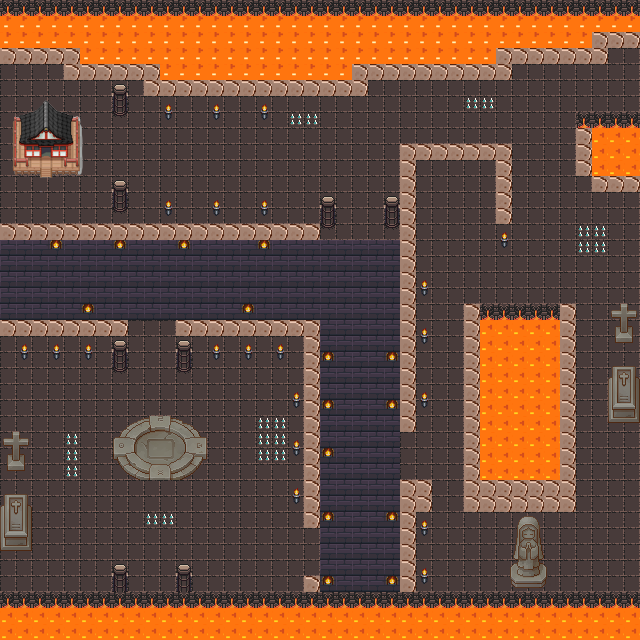

Tiled map render using the project's own tile images. Description and the map definition, with tile-layer contents summarised, below:
An orthogonal 40x40 tile map with 16x16 px tiles, 3 tile layers (BELOW_PLAYER_LAYER, OBJECT_LAYER, ABOVE_PLAYER_LAYER), 2 tilesets.

<map version="1.9" tiledversion="1.9.2" orientation="orthogonal" renderorder="right-down" width="40" height="40" tilewidth="16" tileheight="16" infinite="0" nextlayerid="5" nextobjectid="1">
 <editorsettings>
  <export target="map.json" format="json" />
 </editorsettings>
 <tileset firstgid="1" name="tiles" tilewidth="16" tileheight="16" tilecount="99" columns="11">
  <properties>
   <property name="collides" type="bool" value="false" />
  </properties>
  <image source="tileset.png" width="176" height="144" />
  <tile id="0">
   <properties>
    <property name="collides" type="bool" value="true" />
   </properties>
  </tile>
  <tile id="1">
   <properties>
    <property name="collides" type="bool" value="true" />
   </properties>
  </tile>
  <tile id="2">
   <properties>
    <property name="collides" type="bool" value="true" />
   </properties>
  </tile>
  <tile id="3">
   <properties>
    <property name="collides" type="bool" value="false" />
   </properties>
  </tile>
  <tile id="4">
   <properties>
    <property name="collides" type="bool" value="true" />
   </properties>
  </tile>
  <tile id="5">
   <properties>
    <property name="collides" type="bool" value="true" />
   </properties>
  </tile>
  <tile id="6">
   <properties>
    <property name="collides" type="bool" value="true" />
   </properties>
  </tile>
  <tile id="7">
   <properties>
    <property name="collides" type="bool" value="true" />
   </properties>
  </tile>
  <tile id="8">
   <properties>
    <property name="collides" type="bool" value="true" />
   </properties>
  </tile>
  <tile id="9">
   <properties>
    <property name="collides" type="bool" value="true" />
   </properties>
  </tile>
  <tile id="10">
   <properties>
    <property name="collides" type="bool" value="true" />
   </properties>
  </tile>
  <tile id="11">
   <properties>
    <property name="collides" type="bool" value="false" />
   </properties>
  </tile>
  <tile id="12">
   <properties>
    <property name="collides" type="bool" value="false" />
   </properties>
  </tile>
  <tile id="13">
   <properties>
    <property name="collides" type="bool" value="false" />
   </properties>
  </tile>
  <tile id="14">
   <properties>
    <property name="collides" type="bool" value="false" />
   </properties>
  </tile>
  <tile id="15">
   <properties>
    <property name="collides" type="bool" value="true" />
   </properties>
  </tile>
  <tile id="16">
   <properties>
    <property name="collides" type="bool" value="true" />
   </properties>
  </tile>
  <tile id="17">
   <properties>
    <property name="collides" type="bool" value="true" />
   </properties>
  </tile>
  <tile id="18">
   <properties>
    <property name="collides" type="bool" value="true" />
   </properties>
  </tile>
  <tile id="19">
   <properties>
    <property name="collides" type="bool" value="false" />
   </properties>
  </tile>
  <tile id="20">
   <properties>
    <property name="collides" type="bool" value="false" />
   </properties>
  </tile>
  <tile id="21">
   <properties>
    <property name="collides" type="bool" value="false" />
   </properties>
  </tile>
  <tile id="22">
   <properties>
    <property name="collides" type="bool" value="false" />
   </properties>
  </tile>
  <tile id="23">
   <properties>
    <property name="collides" type="bool" value="true" />
   </properties>
  </tile>
  <tile id="24">
   <properties>
    <property name="collides" type="bool" value="true" />
   </properties>
  </tile>
  <tile id="25">
   <properties>
    <property name="collides" type="bool" value="true" />
   </properties>
  </tile>
  <tile id="26">
   <properties>
    <property name="collides" type="bool" value="false" />
   </properties>
  </tile>
  <tile id="27">
   <properties>
    <property name="collides" type="bool" value="false" />
   </properties>
  </tile>
  <tile id="28">
   <properties>
    <property name="collides" type="bool" value="false" />
   </properties>
  </tile>
  <tile id="29">
   <properties>
    <property name="collides" type="bool" value="false" />
   </properties>
  </tile>
  <tile id="30">
   <properties>
    <property name="collides" type="bool" value="false" />
   </properties>
  </tile>
  <tile id="31">
   <properties>
    <property name="collides" type="bool" value="false" />
   </properties>
  </tile>
  <tile id="32">
   <properties>
    <property name="collides" type="bool" value="false" />
   </properties>
  </tile>
  <tile id="33">
   <properties>
    <property name="collides" type="bool" value="false" />
   </properties>
  </tile>
  <tile id="34">
   <properties>
    <property name="collides" type="bool" value="true" />
   </properties>
  </tile>
  <tile id="35">
   <properties>
    <property name="collides" type="bool" value="false" />
   </properties>
  </tile>
  <tile id="36">
   <properties>
    <property name="collides" type="bool" value="true" />
   </properties>
  </tile>
  <tile id="37">
   <properties>
    <property name="collides" type="bool" value="false" />
   </properties>
  </tile>
  <tile id="38">
   <properties>
    <property name="collides" type="bool" value="false" />
   </properties>
  </tile>
  <tile id="39">
   <properties>
    <property name="collides" type="bool" value="true" />
   </properties>
  </tile>
  <tile id="40">
   <properties>
    <property name="collides" type="bool" value="true" />
   </properties>
  </tile>
  <tile id="41">
   <properties>
    <property name="collides" type="bool" value="true" />
   </properties>
  </tile>
  <tile id="42">
   <properties>
    <property name="collides" type="bool" value="true" />
   </properties>
  </tile>
  <tile id="43">
   <properties>
    <property name="collides" type="bool" value="true" />
   </properties>
  </tile>
  <tile id="44">
   <properties>
    <property name="collides" type="bool" value="true" />
   </properties>
  </tile>
  <tile id="45">
   <properties>
    <property name="collides" type="bool" value="true" />
   </properties>
  </tile>
  <tile id="46">
   <properties>
    <property name="collides" type="bool" value="true" />
   </properties>
  </tile>
  <tile id="47">
   <properties>
    <property name="collides" type="bool" value="false" />
   </properties>
  </tile>
  <tile id="48">
   <properties>
    <property name="collides" type="bool" value="false" />
   </properties>
  </tile>
  <tile id="49">
   <properties>
    <property name="collides" type="bool" value="true" />
   </properties>
  </tile>
  <tile id="50">
   <properties>
    <property name="collides" type="bool" value="true" />
   </properties>
  </tile>
  <tile id="51">
   <properties>
    <property name="collides" type="bool" value="true" />
   </properties>
  </tile>
  <tile id="52">
   <properties>
    <property name="collides" type="bool" value="true" />
   </properties>
  </tile>
  <tile id="53">
   <properties>
    <property name="collides" type="bool" value="true" />
   </properties>
  </tile>
  <tile id="54">
   <properties>
    <property name="collides" type="bool" value="true" />
   </properties>
  </tile>
  <tile id="55">
   <properties>
    <property name="collides" type="bool" value="false" />
   </properties>
  </tile>
  <tile id="56">
   <properties>
    <property name="collides" type="bool" value="true" />
   </properties>
  </tile>
  <tile id="57">
   <properties>
    <property name="collides" type="bool" value="true" />
   </properties>
  </tile>
  <tile id="58">
   <properties>
    <property name="collides" type="bool" value="true" />
   </properties>
  </tile>
  <tile id="59">
   <properties>
    <property name="collides" type="bool" value="true" />
   </properties>
  </tile>
  <tile id="60">
   <properties>
    <property name="collides" type="bool" value="true" />
   </properties>
  </tile>
  <tile id="61">
   <properties>
    <property name="collides" type="bool" value="true" />
   </properties>
  </tile>
  <tile id="62">
   <properties>
    <property name="collides" type="bool" value="true" />
   </properties>
  </tile>
  <tile id="63">
   <properties>
    <property name="collides" type="bool" value="true" />
   </properties>
  </tile>
  <tile id="64">
   <properties>
    <property name="collides" type="bool" value="true" />
   </properties>
  </tile>
  <tile id="65">
   <properties>
    <property name="collides" type="bool" value="true" />
   </properties>
  </tile>
  <tile id="66">
   <properties>
    <property name="collides" type="bool" value="true" />
   </properties>
  </tile>
  <tile id="67">
   <properties>
    <property name="collides" type="bool" value="true" />
   </properties>
  </tile>
  <tile id="68">
   <properties>
    <property name="collides" type="bool" value="true" />
   </properties>
  </tile>
  <tile id="69">
   <properties>
    <property name="collides" type="bool" value="true" />
   </properties>
  </tile>
  <tile id="70">
   <properties>
    <property name="collides" type="bool" value="true" />
   </properties>
  </tile>
  <tile id="71">
   <properties>
    <property name="collides" type="bool" value="true" />
   </properties>
  </tile>
  <tile id="72">
   <properties>
    <property name="collides" type="bool" value="true" />
   </properties>
  </tile>
  <tile id="73">
   <properties>
    <property name="collides" type="bool" value="true" />
   </properties>
  </tile>
  <tile id="74">
   <properties>
    <property name="collides" type="bool" value="true" />
   </properties>
  </tile>
  <tile id="75">
   <properties>
    <property name="collides" type="bool" value="true" />
   </properties>
  </tile>
  <tile id="76">
   <properties>
    <property name="collides" type="bool" value="true" />
   </properties>
  </tile>
  <tile id="77">
   <properties>
    <property name="collides" type="bool" value="true" />
   </properties>
  </tile>
  <tile id="78">
   <properties>
    <property name="collides" type="bool" value="true" />
   </properties>
  </tile>
  <tile id="79">
   <properties>
    <property name="collides" type="bool" value="true" />
   </properties>
  </tile>
  <tile id="80">
   <properties>
    <property name="collides" type="bool" value="true" />
   </properties>
  </tile>
  <tile id="81">
   <properties>
    <property name="collides" type="bool" value="true" />
   </properties>
  </tile>
  <tile id="82">
   <properties>
    <property name="collides" type="bool" value="true" />
   </properties>
  </tile>
  <tile id="83">
   <properties>
    <property name="collides" type="bool" value="true" />
   </properties>
  </tile>
  <tile id="84">
   <properties>
    <property name="collides" type="bool" value="true" />
   </properties>
  </tile>
  <tile id="85">
   <properties>
    <property name="collides" type="bool" value="true" />
   </properties>
  </tile>
  <tile id="86">
   <properties>
    <property name="collides" type="bool" value="true" />
   </properties>
  </tile>
  <tile id="87">
   <properties>
    <property name="collides" type="bool" value="true" />
   </properties>
  </tile>
  <tile id="88">
   <properties>
    <property name="collides" type="bool" value="true" />
   </properties>
  </tile>
  <tile id="89">
   <properties>
    <property name="collides" type="bool" value="true" />
   </properties>
  </tile>
  <tile id="90">
   <properties>
    <property name="collides" type="bool" value="true" />
   </properties>
  </tile>
  <tile id="91">
   <properties>
    <property name="collides" type="bool" value="true" />
   </properties>
  </tile>
  <tile id="92">
   <properties>
    <property name="collides" type="bool" value="true" />
   </properties>
  </tile>
  <tile id="93">
   <properties>
    <property name="collides" type="bool" value="true" />
   </properties>
  </tile>
  <tile id="94">
   <properties>
    <property name="collides" type="bool" value="true" />
   </properties>
  </tile>
  <tile id="95">
   <properties>
    <property name="collides" type="bool" value="true" />
   </properties>
  </tile>
  <tile id="96">
   <properties>
    <property name="collides" type="bool" value="true" />
   </properties>
  </tile>
  <tile id="97">
   <properties>
    <property name="collides" type="bool" value="true" />
   </properties>
  </tile>
  <tile id="98">
   <properties>
    <property name="collides" type="bool" value="true" />
   </properties>
  </tile>
 </tileset>
 <tileset firstgid="100" name="aboveplayertiles" tilewidth="16" tileheight="16" tilecount="16" columns="4">
  <properties>
   <property name="collides" type="bool" value="false" />
  </properties>
  <image source="overlay.png" width="64" height="64" />
  <tile id="0">
   <properties>
    <property name="collides" type="bool" value="false" />
   </properties>
  </tile>
  <tile id="1">
   <properties>
    <property name="collides" type="bool" value="false" />
   </properties>
  </tile>
  <tile id="2">
   <properties>
    <property name="collides" type="bool" value="false" />
   </properties>
  </tile>
  <tile id="3">
   <properties>
    <property name="collides" type="bool" value="false" />
   </properties>
  </tile>
  <tile id="4">
   <properties>
    <property name="collides" type="bool" value="false" />
   </properties>
  </tile>
  <tile id="5">
   <properties>
    <property name="collides" type="bool" value="false" />
   </properties>
  </tile>
  <tile id="6">
   <properties>
    <property name="collides" type="bool" value="false" />
   </properties>
  </tile>
  <tile id="7">
   <properties>
    <property name="collides" type="bool" value="false" />
   </properties>
  </tile>
  <tile id="8">
   <properties>
    <property name="collides" type="bool" value="false" />
   </properties>
  </tile>
  <tile id="9">
   <properties>
    <property name="collides" type="bool" value="true" />
   </properties>
  </tile>
  <tile id="10">
   <properties>
    <property name="collides" type="bool" value="true" />
   </properties>
  </tile>
  <tile id="11">
   <properties>
    <property name="collides" type="bool" value="false" />
   </properties>
  </tile>
  <tile id="12">
   <properties>
    <property name="collides" type="bool" value="false" />
   </properties>
  </tile>
  <tile id="13">
   <properties>
    <property name="collides" type="bool" value="true" />
   </properties>
  </tile>
  <tile id="14">
   <properties>
    <property name="collides" type="bool" value="true" />
   </properties>
  </tile>
  <tile id="15">
   <properties>
    <property name="collides" type="bool" value="false" />
   </properties>
  </tile>
 </tileset>
 <layer id="1" name="BELOW_PLAYER_LAYER" width="40" height="40">
  <data>[1600 cells, 1600 non-empty, 81 distinct tile ids]</data>
 </layer>
 <layer id="2" name="OBJECT_LAYER" width="40" height="40" opacity="0">
  <data>[1600 cells, 697 non-empty, 3 distinct tile ids]</data>
 </layer>
 <layer id="3" name="ABOVE_PLAYER_LAYER" width="40" height="40">
  <data>[1600 cells, 17 non-empty, 15 distinct tile ids]</data>
 </layer>
</map>
